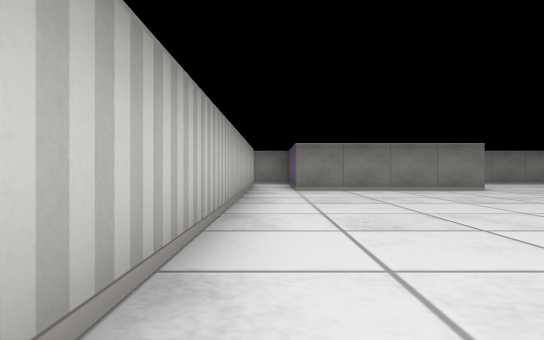
View 1 (above)

16 first-person views from a walk through a cub3D maze. The camera is about half as high as the walls, looks level and sees 75° across. The floor is counted in squares. Each view is taken from the middle of a square. On the plan, view 1 faces up. The plan holds only what a view shows up to about 9 squares ahead; the rest is blank. The place goes on beyond the plan.

View 2
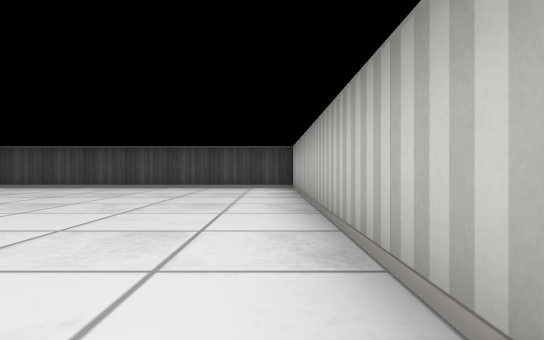

View 3
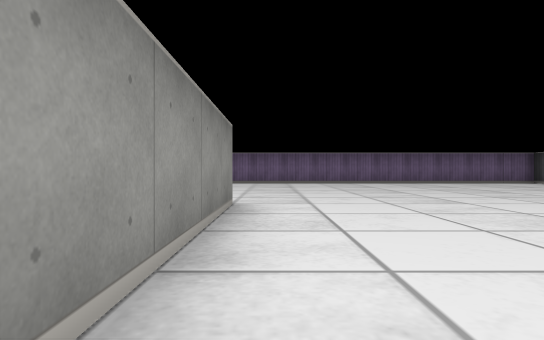

View 4
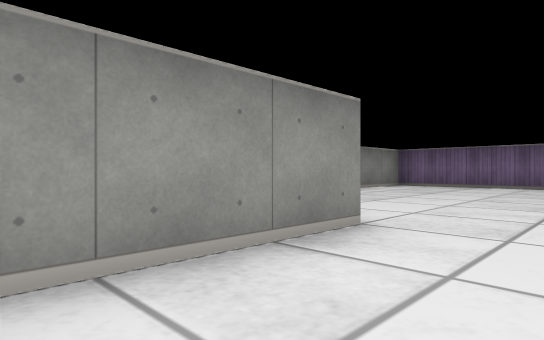

View 5
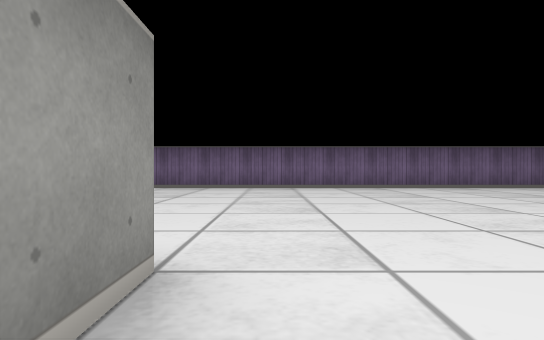

View 6
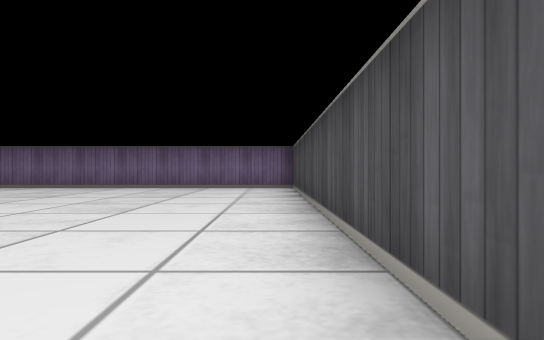

View 7
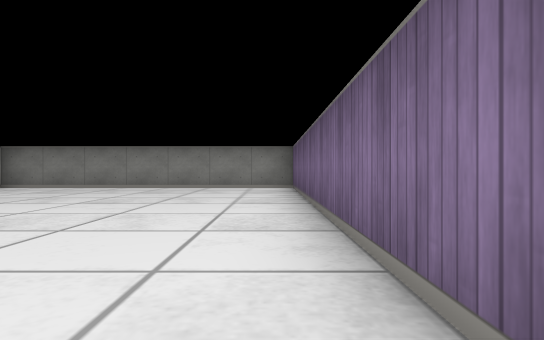

View 8
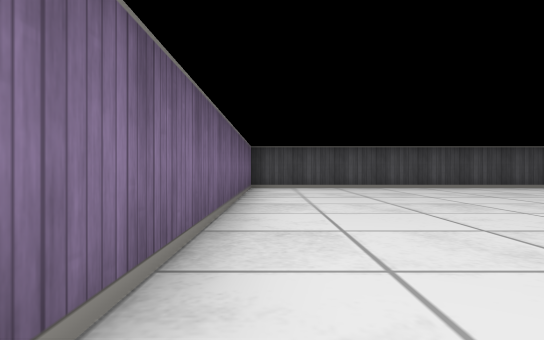

View 9
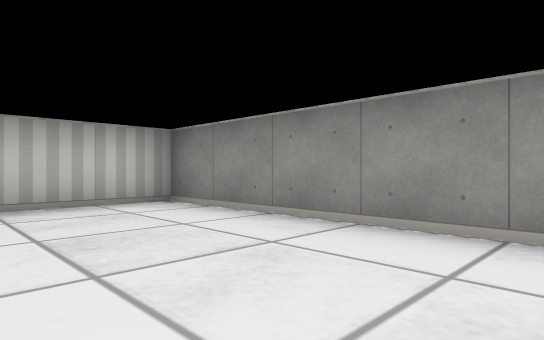

View 10
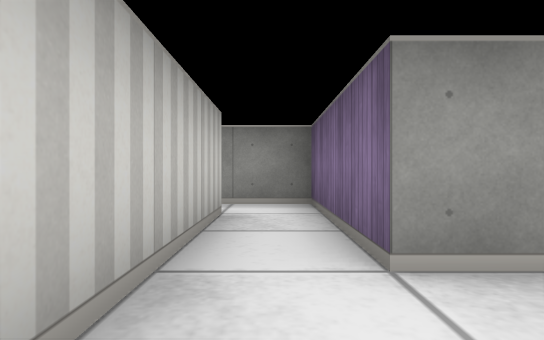

View 11
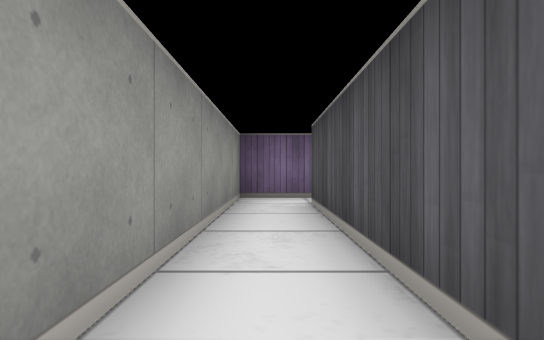

View 12
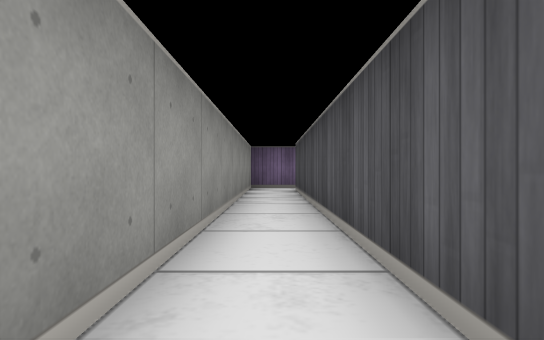

View 13
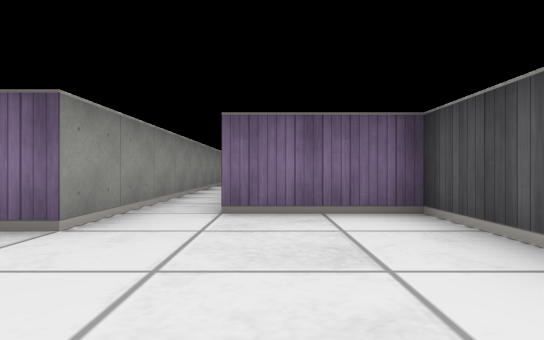

View 14
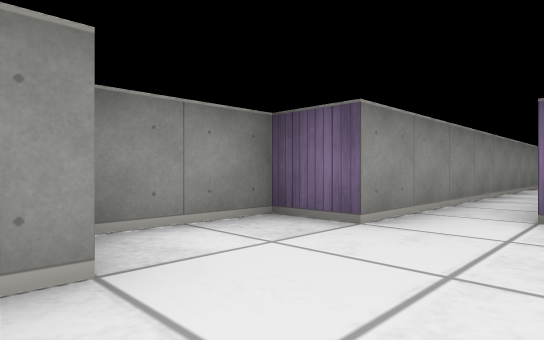

View 15
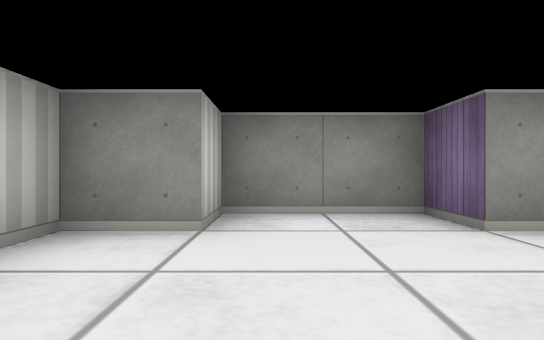

View 16
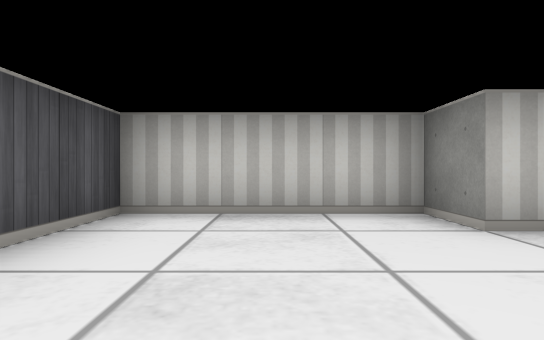

### Floor plan
Ten units are one square. View 1 is at (0, 0); x grows to the right and y downward. Boxes are objects, and circles mark ways between rooms. Rooms are numbered by the first view taken in them; rooms with no view inside come last. Other rooms are left out.
<svg viewBox="-140 -120 260 140">
<path fill="none" stroke="#000" d="M45 -75 5 -75M-5 -75 -5 15 115 15 115 -105 45 -105 45 -85M-74 -95 -5 -95 -5 -75M5 -75 5 -105 -105 -105 -105 -115 -125 -115 -125 -105 -135 -105 -135 -75 -95 -75 -95 -95"/>
<circle cx="0" cy="-85" r="3" fill="#2a7"/>
<text x="60" y="-40">1</text>
<text x="-80" y="-100">2</text>
</svg>
Room 1 opens to room 2.

Where each view was taken, in squares from view 1:
view 1: 0 up, 0 right, facing up
view 2: 7 up, 0 right, facing down
view 3: 7 up, 0 right, facing right
view 4: 6 up, 2 right, facing up-right
view 5: 7 up, 3 right, facing right
view 6: 1 down, 3 right, facing right
view 7: 2 up, 11 right, facing up
view 8: 7 up, 11 right, facing down
view 9: 8 up, 9 right, facing up-left
view 10: 6 up, 0 right, facing up
view 11: 10 up, 5 left, facing right
view 12: 10 up, 8 left, facing right
view 13: 9 up, 13 left, facing right
view 14: 9 up, 13 left, facing up-right
view 15: 8 up, 12 left, facing up
view 16: 9 up, 10 left, facing left
